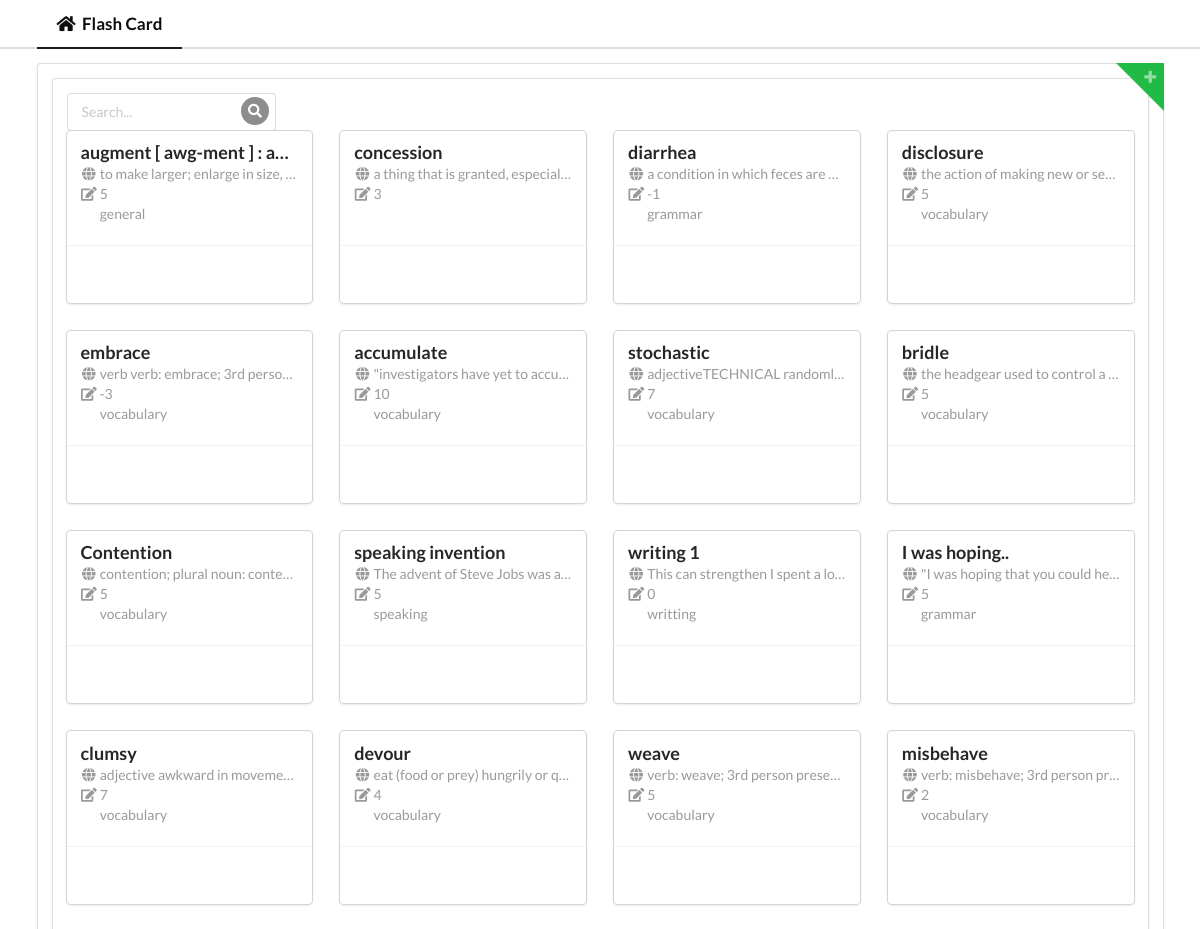
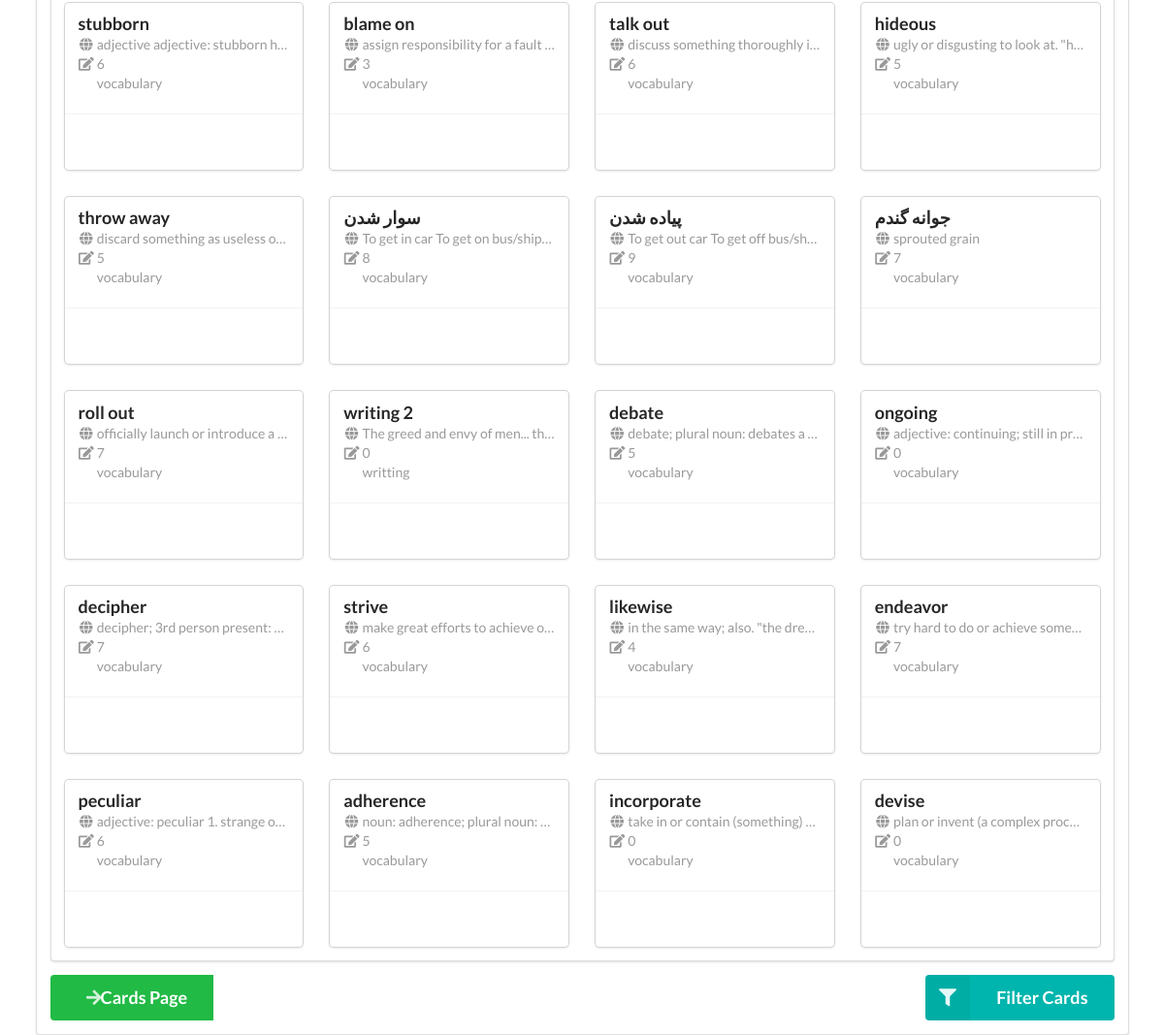
The page /cards on the database its author committed (2 pictures, top to bottom).
### app.py (models this page shows, shortened)
class Card(db.Model):
    id = db.Column(db.Integer, primary_key = True)
    category = db.Column(db.String(100))
    topic = db.Column(db.String(100))
    question = db.Column(db.String(100000))
    difficulty = db.Column(db.Integer)
    timestamp = db.Column(db.String(100), nullable=False,default = datetime.utcnow)

### app.py (the view)
@app.route("/cards")
def show_cards():
    all_satis = Card.query.all()
    cards = cards_schema.dump(all_satis)
    return render_template("cards.html", cards=cards)

### templates/cards.html (shortened to what this page needs)
{% extends "base.html" %}
{% block head %}
    {{super()}}
    <link rel="stylesheet" href="{{ url_for('static', filename='css/codestyles.css') }}">
{% endblock %}
{% block content %}
<div class="ui Two column  container segment">
    <div class="ui segment">
          <div class="ui icon input">
            <input type="text" placeholder="Search...">
            <i class="inverted circular search link icon"></i>
          </div>
        <div class="ui stackable grid">
            {% for card in cards %}
            <div class="four wide column" >
            <div class="ui fluid card">
                    <div class="content">
                        <div class="topic ellipsis header">
                            {{card.topic}}
                        </div>
                        <div class="question ellipsis meta">
                            <a class="bug popup icon item" >
                                <i class="world icon"></i>
                              </a>
                            {{card.question}}
                        </div>
                        <div class="question ellipsis meta">
                            <a class="bug popup icon item" >
                                <i class="edit icon"></i>
                              </a>
                            {{card.difficulty}}
                        </div>
                        <div class="question ellipsis meta">
                            <a class="bug popup icon item" >
                                <i class="cat icon"></i>
                              </a>
                            {{card.category}}
                        </div>
                    </div>
                    <div class="extra content" onmouseover="showDescription(this)" onmouseout="showDescription(this)">
                    </div>
                </div>
            </div>
            {% endfor %}
        </div>
    </div>
    <div class="ui green right corner label"
            data-content="Add a new Flash Card."
            data-position="right center">
            <a href="/cards/new"><i class="add icon" style="cursor: pointer;"></i></a>
    </div>
    <div class="ui labeled button">
        <a class="ui left floated big green button" href="/cards"><i class="right arrow icon"></i>Cards Page</a>
    </div>
    <div class="ui labeled icon top right pointing dropdown right floated big teal button">
        <i class="filter icon"></i>
        <span class="text">Filter Cards</span>
                {% set seq = ['blue', 'red', 'green', 'yellow', 'black', 'olive', 'violet', 'orange', 'purple', 'pink', 'brown'] %}
    </div>
</div>
{% endblock %}

### templates/base.html (shortened to what this page needs)
<!DOCTYPE html>
<html>
{% block head %}
<head>
    <link rel="stylesheet" type="text/css" media="screen" href="/static/css/main.css" />
    <link rel="stylesheet" href="https://cdnjs.cloudflare.com/ajax/libs/animate.css/3.5.2/animate.min.css">
    <link rel="stylesheet" href="https://cdnjs.cloudflare.com/ajax/libs/semantic-ui/2.3.2/semantic.min.css" />
</head>
{% endblock %}
<body>
    <div class="ui huge secondary pointing menu">
        <div class="ui massive container">
            <a class="active item" href="/">
              <i class="home icon"></i>
                Flash Card
            </a>
        </div>
    </div>
    {% block content%}{% endblock %}
</body>
</html>

### static/css/main.css (style rules this page uses)
.question, .topic { white-space: nowrap; overflow: hidden; }
.ellipsis { text-overflow: ellipsis; }

### rows shown on the page
Card: topic "augment [ awg-ment ] : a…", question "to make larger; enlarge in size,…", difficulty "5", category "general"
Card: topic "concession", question "a thing that is granted, especial…", difficulty "3"
Card: topic "diarrhea", question "a condition in which feces are…", difficulty "-1", category "grammar"
Card: topic "disclosure", question "the action of making new or se…", difficulty "5", category "vocabulary"
Card: topic "embrace", question "verb verb: embrace; 3rd perso…", difficulty "-3", category "vocabulary"
Card: topic "accumulate", question "\"investigators have yet to accu…", difficulty "10", category "vocabulary"
Card: topic "stochastic", question "adjectiveTECHNICAL randoml…", difficulty "7", category "vocabulary"
Card: topic "bridle", question "the headgear used to control a…", difficulty "5", category "vocabulary"
Card: topic "Contention", question "contention; plural noun: conte…", difficulty "5", category "vocabulary"
Card: topic "speaking invention", question "The advent of Steve Jobs was a…", difficulty "5", category "speaking"
Card: topic "writing 1", question "This can strengthen I spent a lo…", difficulty "0", category "writting"
Card: topic "I was hoping..", question "\"I was hoping that you could he…", difficulty "5", category "grammar"
Card: topic "clumsy", question "adjective awkward in moveme…", difficulty "7", category "vocabulary"
Card: topic "devour", question "eat (food or prey) hungrily or q…", difficulty "4", category "vocabulary"
Card: topic "weave", question "verb: weave; 3rd person prese…", difficulty "5", category "vocabulary"
Card: topic "misbehave", question "verb: misbehave; 3rd person pr…", difficulty "2", category "vocabulary"
Card: topic "stubborn", question "adjective adjective: stubborn h…", difficulty "6", category "vocabulary"
Card: topic "blame on", question "assign responsibility for a fault…", difficulty "3", category "vocabulary"
Card: topic "talk out", question "discuss something thoroughly i…", difficulty "6", category "vocabulary"
Card: topic "hideous", question "ugly or disgusting to look at. \"h…", difficulty "5", category "vocabulary"
Card: topic "throw away", question "discard something as useless o…", difficulty "5", category "vocabulary"
Card: topic "سوار شدن", question "To get in car To get on bus/ship…", difficulty "8", category "vocabulary"
Card: topic "پیاده شدن", question "To get out car To get off bus/shi…", difficulty "9", category "vocabulary"
Card: topic "جوانه گندم", question "sprouted grain", difficulty "7", category "vocabulary"
Card: topic "roll out", question "officially launch or introduce a…", difficulty "7", category "vocabulary"
Card: topic "writing 2", question "The greed and envy of men... th…", difficulty "0", category "writting"
Card: topic "debate", question "debate; plural noun: debates a…", difficulty "5", category "vocabulary"
Card: topic "ongoing", question "adjective: continuing; still in pr…", difficulty "0", category "vocabulary"
Card: topic "decipher", question "decipher; 3rd person present:…", difficulty "7", category "vocabulary"
Card: topic "strive", question "make great efforts to achieve o…", difficulty "6", category "vocabulary"
Card: topic "likewise", question "in the same way; also. \"the dre…", difficulty "4", category "vocabulary"
Card: topic "endeavor", question "try hard to do or achieve some…", difficulty "7", category "vocabulary"
Card: topic "peculiar", question "adjective: peculiar 1. strange o…", difficulty "6", category "vocabulary"
Card: topic "adherence", question "noun: adherence; plural noun:…", difficulty "5", category "vocabulary"
Card: topic "incorporate", question "take in or contain (something)…", difficulty "0", category "vocabulary"
Card: topic "devise", question "plan or invent (a complex proc…", difficulty "0", category "vocabulary"
